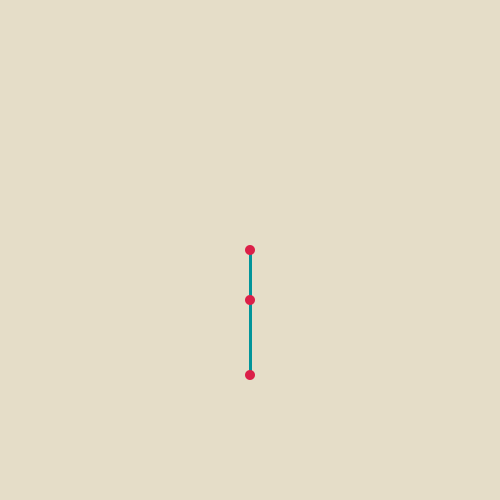
Frame 1 (no input)
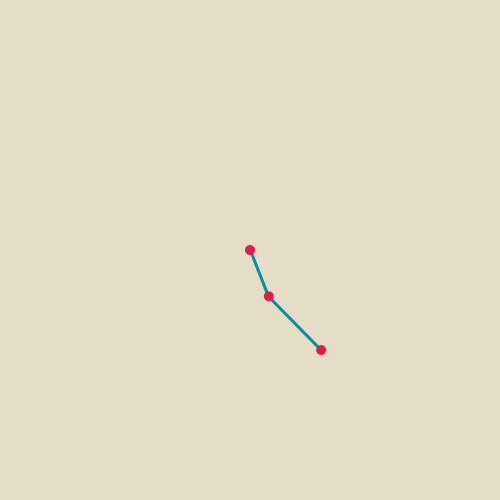
Frame 60 (the mouse pressed at the canvas centre just before this capture)
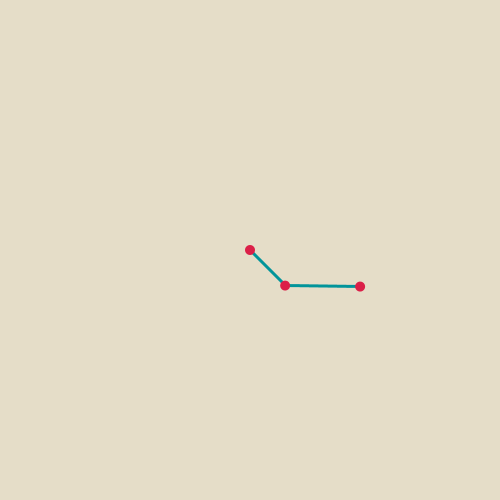
Frame 120 (the mouse held since frame 60 and released just before this capture)

The Processing sketch that drew these frames (run headless with seeded random() and noise(); from frame 60 on, the mouse is pressed at the canvas centre):

// Processing sketch: Problema_2
// ── Problema_2.pde
//Variáveis globais
float uc;
float raio;
float braco, ante;
float theta;
float angParada;
int t;

public void setup(){
  
  //Configurações da animação
  int frameRate = 60;
  size(500, 500);
  frameRate(frameRate);
  
  //Inicializando variáveis globais
  t = 0;
  raio = 10;
  uc = min(width, height)/20;
  braco = 2*uc;
  ante = 3*uc;
  angParada = radians(45);
  theta = -angParada/(frameRate*2);
}

public void draw(){
  
  //Desenho
  background(#E5DDC8);
  stroke(#01949A);
  strokeWeight(3);
 
  translate(width/2, height/2);
  rotate(theta*t);
  line(0, 0, 0, braco);
  
  translate(0, braco);
  rotate(theta*t);
  line(0, 0, 0, ante);
 
  translate(0, ante);
  noStroke();
  fill(#DB1F48);
  circle(0, 0, raio);
  
  translate(0, -ante);
  rotate(-theta*t);
  circle(0, 0, raio);
  
  translate(0, -braco);
  rotate(-theta*t);
  circle(0, 0, raio);
  
  if(abs(theta*t) < angParada)
    t++;
}
